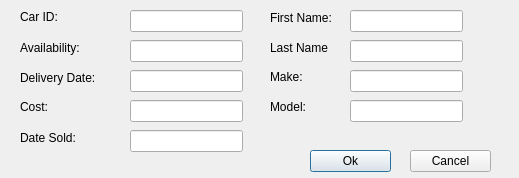
<?xml version="1.0" encoding="UTF-8"?>
<ui version="4.0">
 <class>SearchDialog</class>
 <widget class="QDialog" name="SearchDialog">
  <property name="geometry">
   <rect>
    <x>0</x>
    <y>0</y>
    <width>519</width>
    <height>178</height>
   </rect>
  </property>
  <property name="windowTitle">
   <string>Search Sales</string>
  </property>
  <widget class="QLabel" name="label">
   <property name="geometry">
    <rect>
     <x>20</x>
     <y>10</y>
     <width>57</width>
     <height>14</height>
    </rect>
   </property>
   <property name="text">
    <string>Car ID:</string>
   </property>
  </widget>
  <widget class="QLabel" name="label_2">
   <property name="geometry">
    <rect>
     <x>20</x>
     <y>70</y>
     <width>91</width>
     <height>16</height>
    </rect>
   </property>
   <property name="text">
    <string>Delivery Date:</string>
   </property>
  </widget>
  <widget class="QLabel" name="label_3">
   <property name="geometry">
    <rect>
     <x>20</x>
     <y>100</y>
     <width>57</width>
     <height>14</height>
    </rect>
   </property>
   <property name="text">
    <string>Cost:</string>
   </property>
  </widget>
  <widget class="QLabel" name="label_4">
   <property name="geometry">
    <rect>
     <x>20</x>
     <y>130</y>
     <width>71</width>
     <height>16</height>
    </rect>
   </property>
   <property name="text">
    <string>Date Sold:</string>
   </property>
  </widget>
  <widget class="QLabel" name="label_5">
   <property name="geometry">
    <rect>
     <x>270</x>
     <y>10</y>
     <width>71</width>
     <height>16</height>
    </rect>
   </property>
   <property name="text">
    <string>First Name:</string>
   </property>
  </widget>
  <widget class="QLabel" name="label_6">
   <property name="geometry">
    <rect>
     <x>270</x>
     <y>40</y>
     <width>81</width>
     <height>16</height>
    </rect>
   </property>
   <property name="text">
    <string>Last Name</string>
   </property>
  </widget>
  <widget class="QLabel" name="label_7">
   <property name="geometry">
    <rect>
     <x>270</x>
     <y>70</y>
     <width>57</width>
     <height>14</height>
    </rect>
   </property>
   <property name="text">
    <string>Make:</string>
   </property>
  </widget>
  <widget class="QLabel" name="label_8">
   <property name="geometry">
    <rect>
     <x>270</x>
     <y>100</y>
     <width>57</width>
     <height>14</height>
    </rect>
   </property>
   <property name="text">
    <string>Model:</string>
   </property>
  </widget>
  <widget class="QLineEdit" name="txtCarID">
   <property name="geometry">
    <rect>
     <x>130</x>
     <y>10</y>
     <width>113</width>
     <height>22</height>
    </rect>
   </property>
  </widget>
  <widget class="QLineEdit" name="txtDelivery">
   <property name="geometry">
    <rect>
     <x>130</x>
     <y>70</y>
     <width>113</width>
     <height>22</height>
    </rect>
   </property>
  </widget>
  <widget class="QLineEdit" name="txtCost">
   <property name="geometry">
    <rect>
     <x>130</x>
     <y>100</y>
     <width>113</width>
     <height>22</height>
    </rect>
   </property>
  </widget>
  <widget class="QLineEdit" name="txtSold">
   <property name="geometry">
    <rect>
     <x>130</x>
     <y>130</y>
     <width>113</width>
     <height>22</height>
    </rect>
   </property>
  </widget>
  <widget class="QLineEdit" name="txtFirstName">
   <property name="geometry">
    <rect>
     <x>350</x>
     <y>10</y>
     <width>113</width>
     <height>22</height>
    </rect>
   </property>
  </widget>
  <widget class="QLineEdit" name="txtLastName">
   <property name="geometry">
    <rect>
     <x>350</x>
     <y>40</y>
     <width>113</width>
     <height>22</height>
    </rect>
   </property>
  </widget>
  <widget class="QLineEdit" name="txtMake">
   <property name="geometry">
    <rect>
     <x>350</x>
     <y>70</y>
     <width>113</width>
     <height>22</height>
    </rect>
   </property>
  </widget>
  <widget class="QLineEdit" name="txtModel">
   <property name="geometry">
    <rect>
     <x>350</x>
     <y>100</y>
     <width>113</width>
     <height>22</height>
    </rect>
   </property>
  </widget>
  <widget class="QLineEdit" name="txtAvailability">
   <property name="geometry">
    <rect>
     <x>130</x>
     <y>40</y>
     <width>113</width>
     <height>22</height>
    </rect>
   </property>
  </widget>
  <widget class="QLabel" name="label_9">
   <property name="geometry">
    <rect>
     <x>20</x>
     <y>40</y>
     <width>71</width>
     <height>16</height>
    </rect>
   </property>
   <property name="text">
    <string>Availability:</string>
   </property>
  </widget>
  <widget class="QPushButton" name="btnOk">
   <property name="geometry">
    <rect>
     <x>310</x>
     <y>150</y>
     <width>81</width>
     <height>22</height>
    </rect>
   </property>
   <property name="text">
    <string>Ok</string>
   </property>
  </widget>
  <widget class="QPushButton" name="btnCancel">
   <property name="geometry">
    <rect>
     <x>410</x>
     <y>150</y>
     <width>81</width>
     <height>22</height>
    </rect>
   </property>
   <property name="text">
    <string>Cancel</string>
   </property>
  </widget>
 </widget>
 <resources/>
 <connections/>
</ui>
